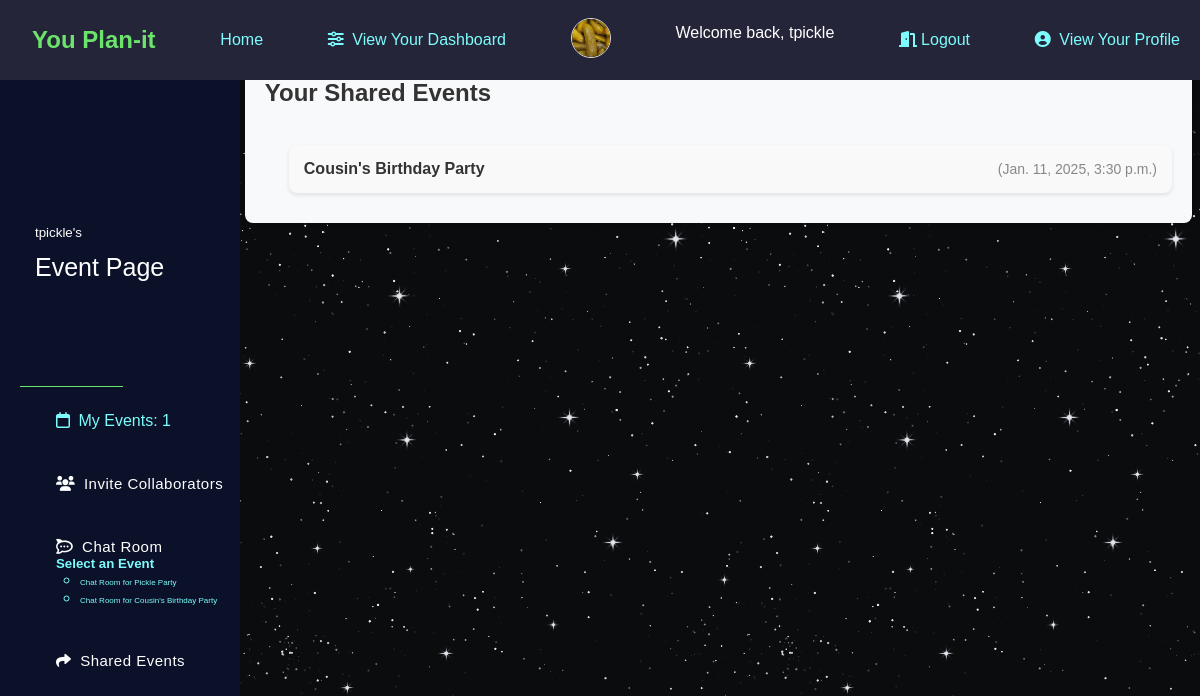
The page /dashboard/DjangoTester2025/shared/ (signed in) on the database as committed earlier.
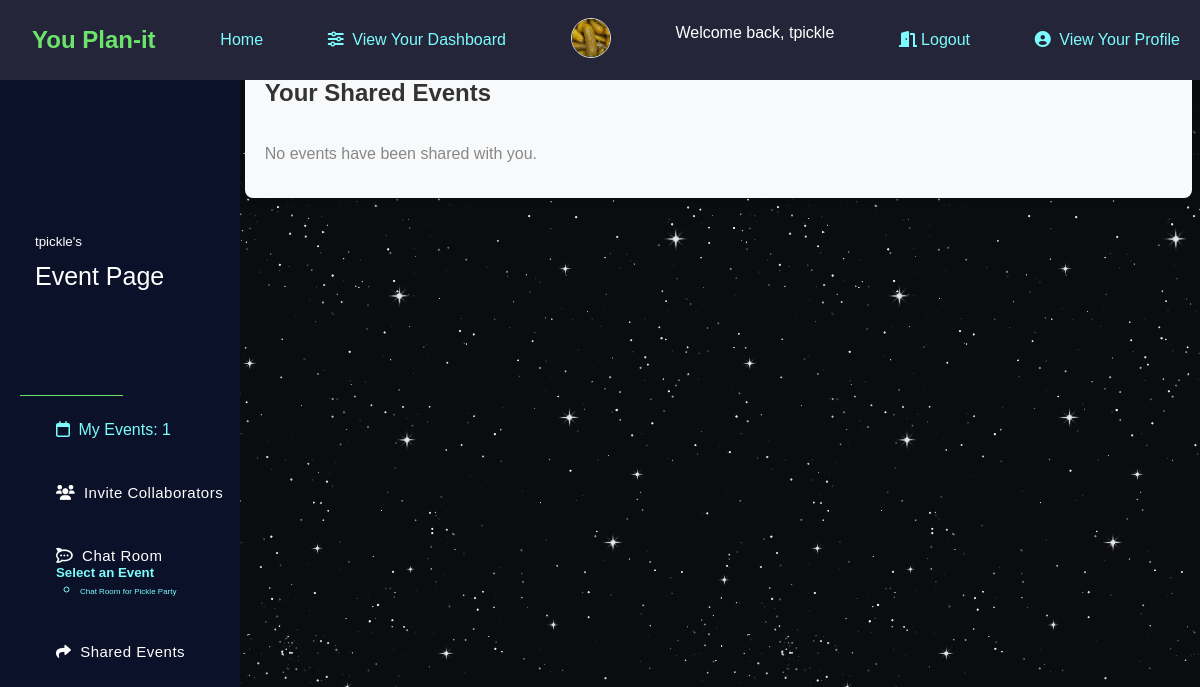
The same page on the database as committed later.
### app/models.py (models this page shows, shortened)
class Events(models.Model):
    name = models.CharField(max_length=200)
    description = models.CharField(max_length=500)
    event_image = models.ImageField(upload_to='event_images', blank=True, null=True)
    user = models.ForeignKey(User, on_delete=models.CASCADE, related_name='events')
    members = models.ManyToManyField(User, related_name='invitedusers')
    invitepending = models.ManyToManyField(User, related_name='pending')
    start_datetime = models.DateTimeField()
    end_datetime = models.DateTimeField()
    event_location = models.CharField(max_length=300, blank=True, null=True)
    address = models.CharField(max_length=500, blank=True, null=True)

### app/views.py (the view)
# urls.py: path("dashboard/<str:username>/shared/", views.SharedEventPage, name="shared_events"),
def SharedEventPage(request, username):
    if request.user.is_authenticated:
        profile = Profile.objects.get(user=request.user)
        shared_events = Events.objects.filter(members=request.user).exclude(user=request.user)
        context = {
            'myevents': Events.objects.filter(user=request.user),
            'events': Events.objects.filter(members=request.user).exclude(user=request.user),
            'user': request.user,
            'profile': profile,
            'shared_events': shared_events
        }
    return render(request, 'eventform2.html', context)

### app/templates/eventform2.html
{% extends 'userdashboard.html' %}
{% block info %}
<div class="shared-events-container">
  <h3>Your Shared Events</h3><br>
  <div class="events-list">
    {% if events.count != 0 %}
      <ul>
        {% for e in events %}
          <li class="event-item">
            <a href="{% url 'event_detail' username=e.user.username ename=e.name %}" class="event-link">
              <strong>{{ e.name }}</strong>
              <span class="event-time">({{ e.start_datetime }})</span>
            </a>
          </li>
        {% endfor %}
      </ul>
    {% else %}
      <p>No events have been shared with you.</p>
    {% endif %}
  </div>
</div>
{% endblock %}

### app/templates/userdashboard.html (shortened to what this page needs)
{% extends 'base.html' %}
{% block content %}
<html class="user-dashboard">
    {% block sidebar %}
    <main class="main-wrap">
        <header class="main-head">
            <div class="main-nav">
                <nav class="navbar">
                    <div class="navbar-nav">
                        <div class="title">
                            <h3>
                                <span class="title-text"><span class="dashboard-username">{{ user.username }}'s</span><br>Event Page</span>
                            </h3>
                        </div>
                        <ul class="nav-list">
                            <li class="nav-list-item">
                                <a href="{% url 'event_page' username=user.username %}">
                                    <i class="fa-regular fa-calendar"></i>
                                    <span class="link-text">My Events: {{ myevents.count }}</span>
                                </a>
                            </li>
                            <li class="nav-list-item">
                                <a href="{% url 'invites' username=user.username %}" class="nav-link">
                                    <i class="fa-solid fa-users"></i>
                                    <span class="link-text">Invite Collaborators</span>
                                </a>
                            </li>
                            <li class="nav-list-item">
                                <a href="#" class="nav-link" data-toggle="dropdown">
                                    <i class="fa-brands fa-rocketchat"></i>
                                    <span class="link-text">Chat Room</span>
                                </a>
                                <div class="dropdown-menu">
                                    {% if myevents or shared_events %}
                                        <h5>Select an Event</h5>
                                        <ul>
                                            {% for event in myevents %}
                                                <li>
                                                    <a href="{% url 'chats' username=user.username event_id=event.id %}" class="event-chat-room-text">
                                                        Chat Room for {{ event.name }}
                                                    </a>
                                                </li>
                                            {% endfor %}
                                            {% for event in shared_events %}
                                                <li>
                                                    <a href="{% url 'chats' username=user.username event_id=event.id %}" class="event-chat-room-text">
                                                        Chat Room for {{ event.name }}
                                                    </a>
                                                </li>
                                            {% endfor %}
                                        </ul>
                                    {% else %}
                                        <p class="no-current-events">You have no events to chat about.</p>
                                    {% endif %}
                                </div>
                            </li>
                            <li class="nav-list-item">
                                <a href="{% url 'shared_events' username=user.username %}" class="nav-link">
                                    <i class="fa-solid fa-share"></i>
                                    <span class="link-text">Shared Events</span>
                                </a>
                            </li>
                        </ul>
                    </div>
                </nav>
            </div>
        </header>
    </main>
    {% endblock %}
    <section class="showcase">
        {% block info %}{% endblock %}
    </section>
{% endblock %}

Rows that differ between the two databases and show on the page:
no longer on this page (row edited): Events: name "Cousin's Birthday Party", start_datetime "Jan. 11, 2025, 3:30 p.m."
Other text that changed with them:
text now shown: "No events have been shared with you."
